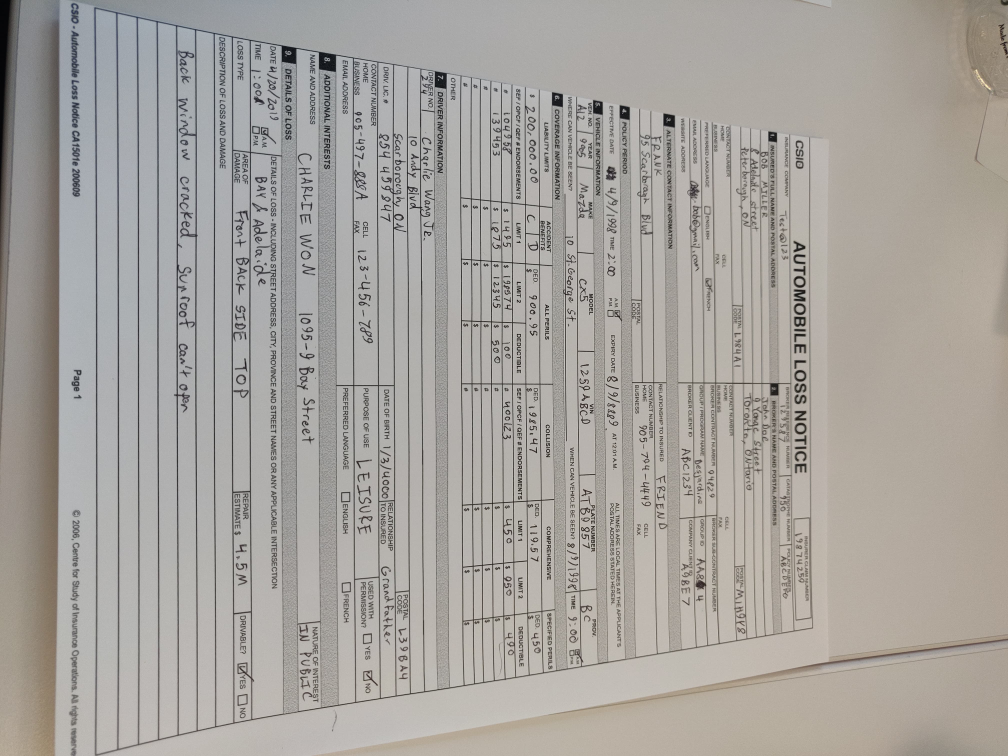
#> input picture img2.jpg, 4032 x 3024 px (shown at 1/4 size)
$ python test1.py
#> lines starting #> are read from the running program, lines starting #| are printed output that depends on the picture
'''
    This script takes a perspective image and
'''

import numpy as np
import cv2
import matplotlib.pyplot as plt

#img = cv2.imread('img1.jpg')
img = cv2.imread('img2.jpg')
#> img is the input picture: shape (3024, 4032, 3); mean B, G, R 158, 162.8, 166.5

rows,cols,ch = img.shape
#> rows = 3024; cols = 4032; ch = 3

# Image 1 regular
#pts1= np.float32([[550,715], [2640,725],[0, 3775],[3024,3800]])
# Image 2 rotated right
pts1 = np.float32([[3242, 535],[3250, 2520], [214,0],[213,3024]])


pts2 = np.float32([[0,0],[3000,0],[0,4000],[3000,4000]])

M = cv2.getPerspectiveTransform(pts1, pts2)

dst = cv2.warpPerspective(img, M, (3000,4000))
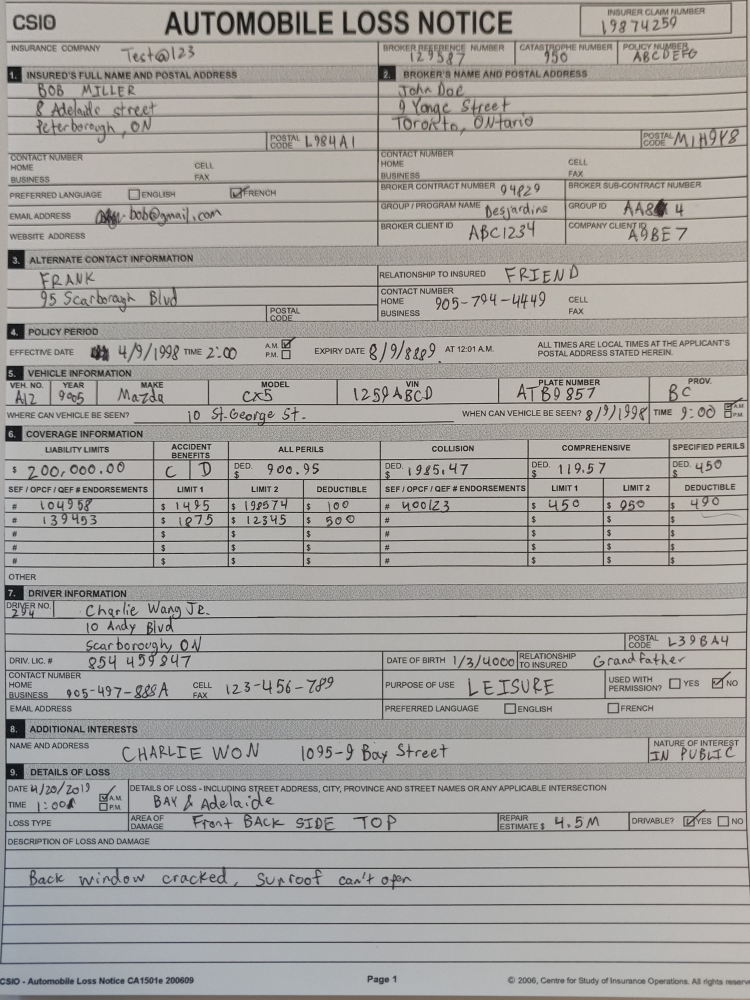
#> dst: shape (4000, 3000, 3) (shown at 1/4 size); mean B, G, R 159.1, 162.7, 165.5

plt.subplot(121),plt.imshow(img),plt.title('Input')
plt.subplot(122),plt.imshow(dst),plt.title('Output')
plt.show()
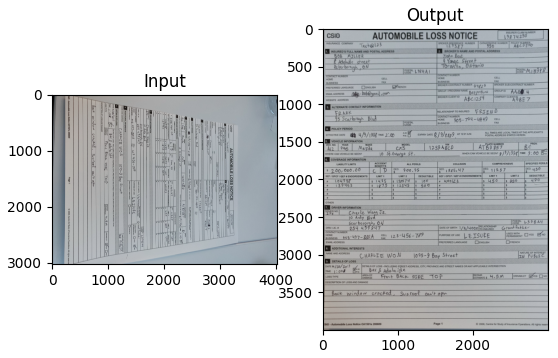
#> figure drawn by matplotlib, 2 panels; B, G, R data is drawn as R, G, B

$ run again, with img1.jpg copied over img2.jpg
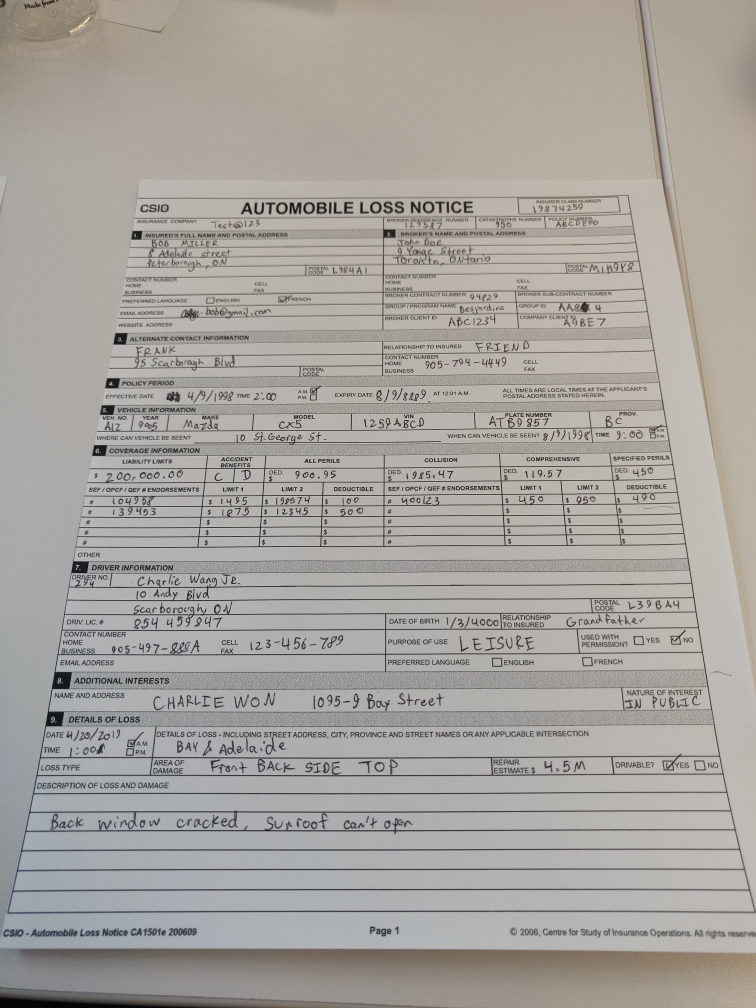
#> input picture img1.jpg, 3024 x 4032 px (shown at 1/4 size)
#> img is the input picture: shape (4032, 3024, 3); mean B, G, R 158, 162.8, 166.5
#> `dst = cv2.warpPerspective(img, M, (3000,4000))`:
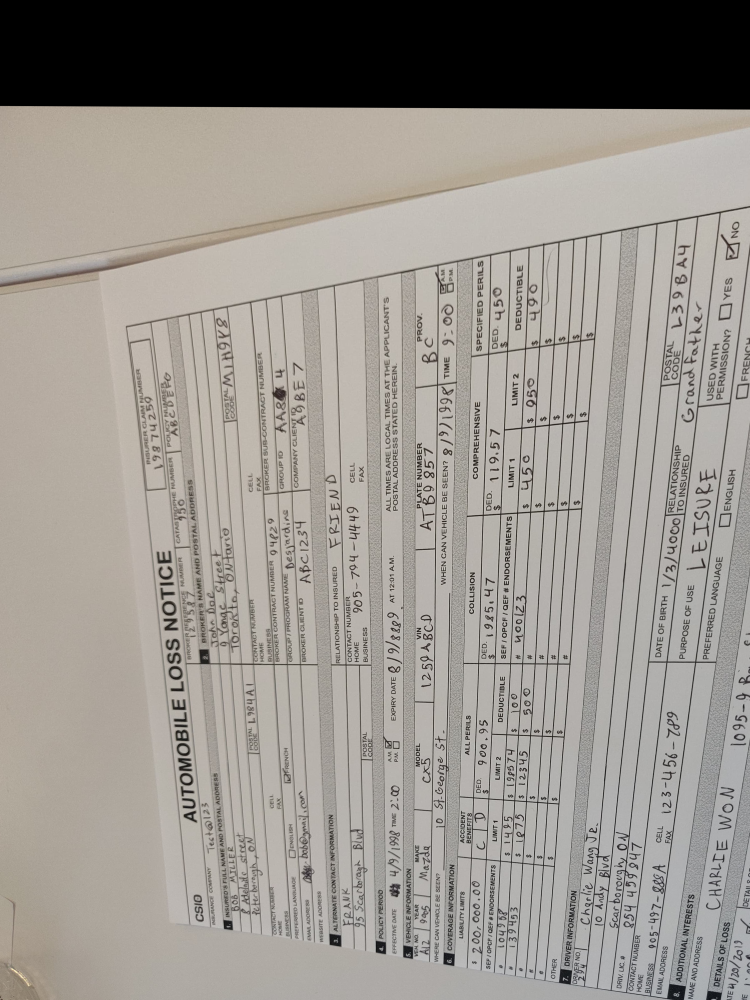
#> dst: shape (4000, 3000, 3) (shown at 1/4 size); mean B, G, R 142.4, 148.6, 153.3
#> `plt.show()`:
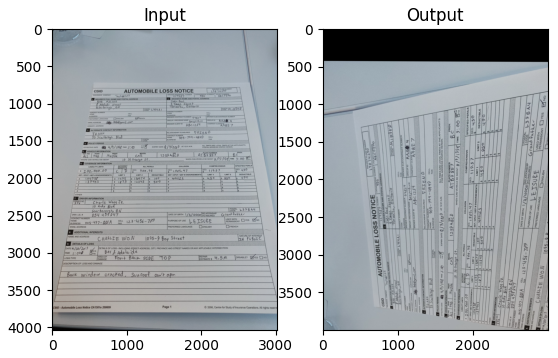
#> figure drawn by matplotlib, 2 panels; B, G, R data is drawn as R, G, B

$ run again, with img3.jpg copied over img2.jpg
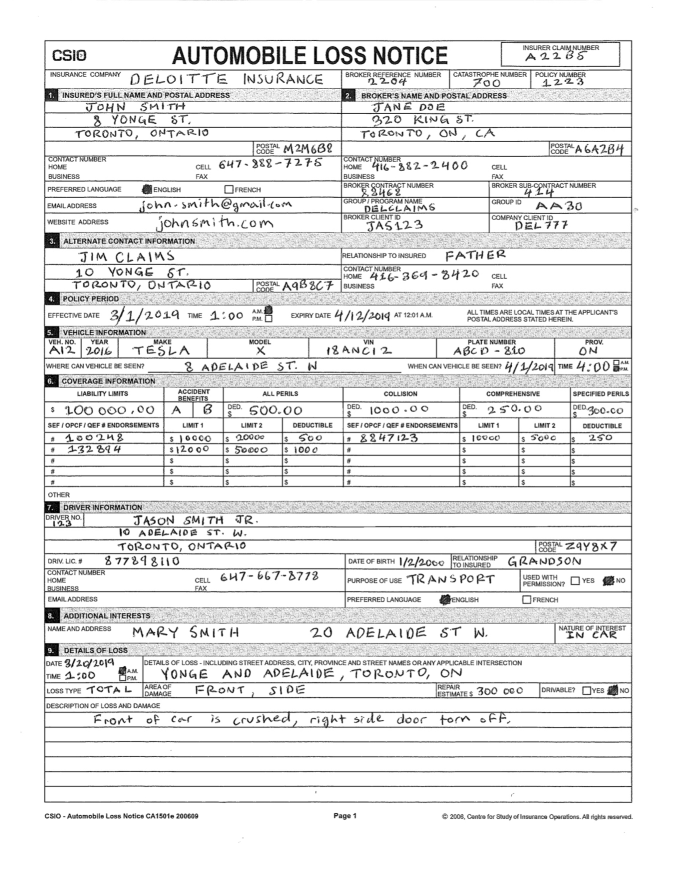
#> input picture img3.jpg, 1350 x 1746 px (shown at 1/2 size)
#> img is the input picture: shape (1746, 1350, 3); min 0, max 255, mean 230.4
#> `dst = cv2.warpPerspective(img, M, (3000,4000))`:
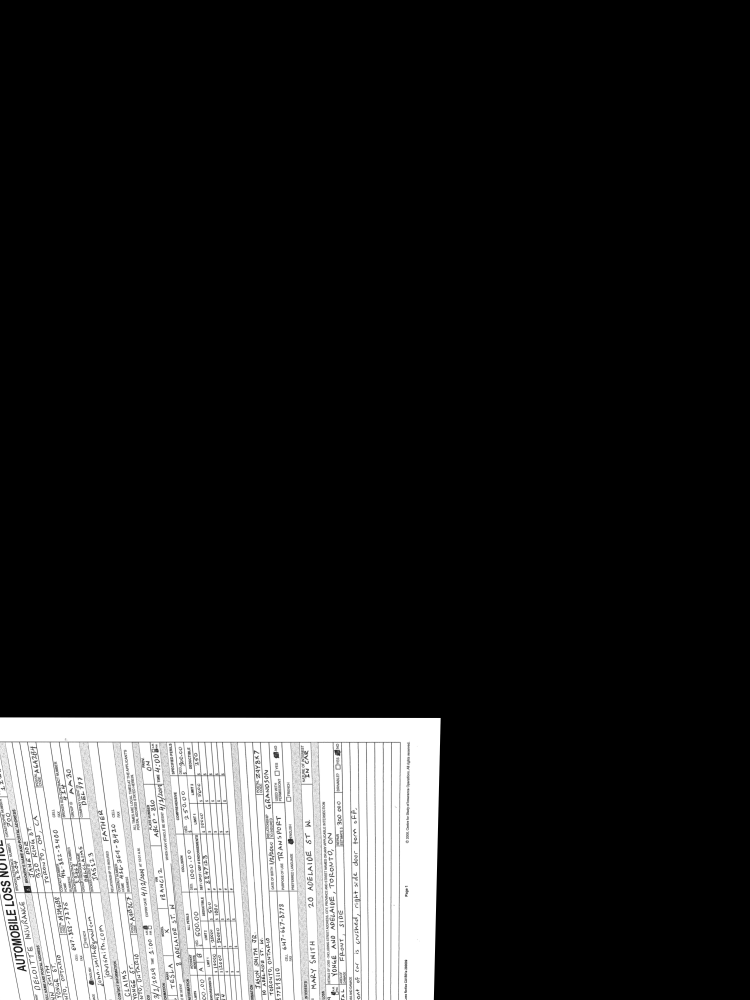
#> dst: shape (4000, 3000, 3) (shown at 1/4 size); min 0, max 255, mean 37.8
#> `plt.show()`:
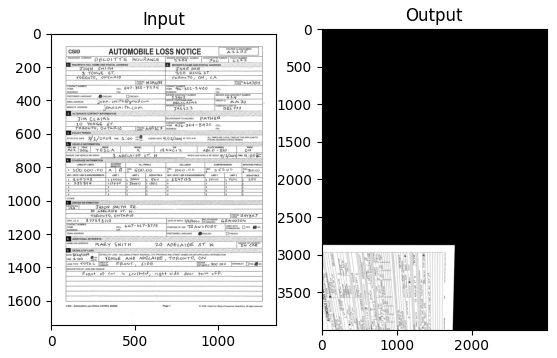
#> figure drawn by matplotlib, 2 panels
